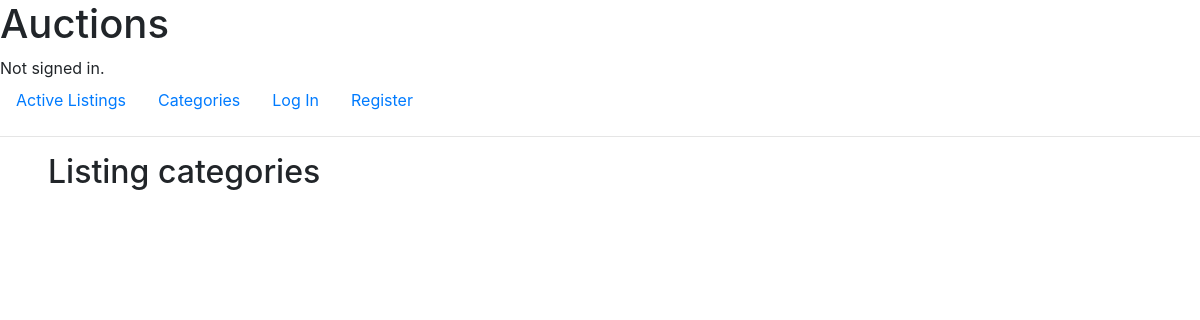
/categories, run on an earlier commit of the app's database.
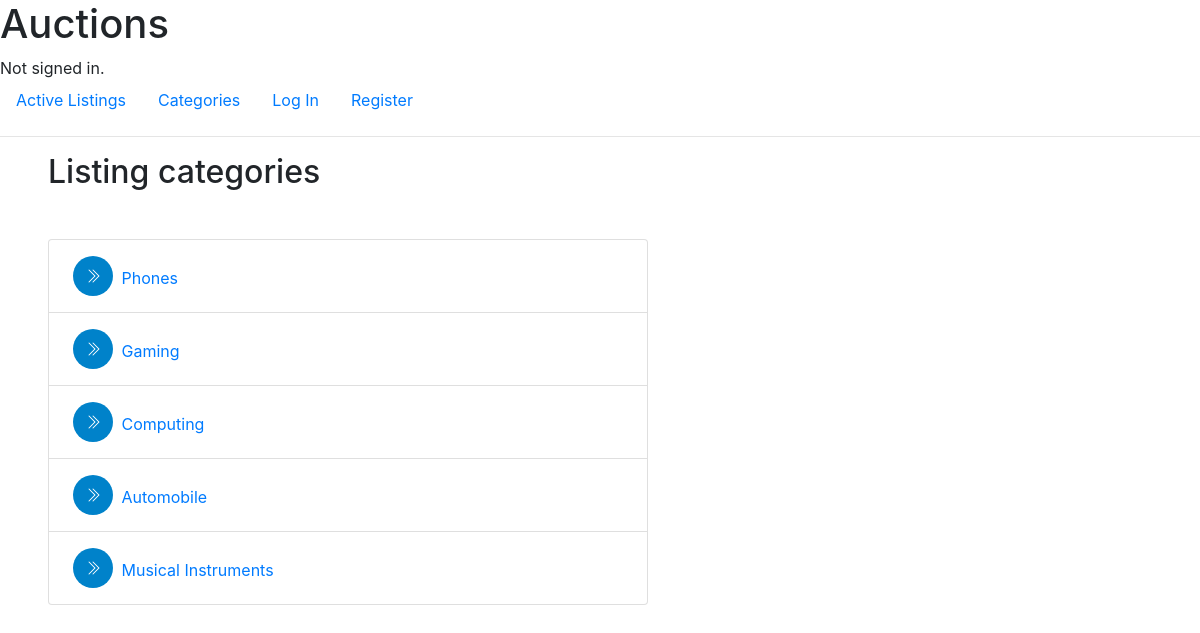
And on a later commit of the database.
### auctions/models.py (models this page shows, shortened)
class Category(models.Model):
    categoryName = models.CharField(max_length=64)

### auctions/views.py (the view)
# urls.py: path("categories", views.displayCategories, name="categories"),
def displayCategories(request):
    categories = Category.objects.all()
    context = {'categories': categories}
    return render(request, "auctions/category.html", context)

### auctions/templates/auctions/category.html (shortened to what this page needs)
{% extends "auctions/layout.html" %}
{% load static %}
{% block body %}
<h2 class="w-50 mx-5 mb-5">Listing categories</h2>
<ul class="list-group w-50 mx-5">
    {% for category in categories %}
        <div class="list-group-item">
            <span class="d-inline-flex align-items-center justify-content-center text-white rounded-circle m-1 me-2" style="background-color: #0082ca; width: 40px; height: 40px;">
            </span>
            <a href="/categories/{{ category.categoryName }}">{{ category.categoryName}}</a>
        </div>
    {% endfor %}
</ul>
{% endblock %}

### auctions/templates/auctions/layout.html (shortened to what this page needs)
{% load static %}
<!DOCTYPE html>
<html lang="en">
    <head>
        <link rel="stylesheet" href="https://stackpath.bootstrapcdn.com/bootstrap/4.4.1/css/bootstrap.min.css">
        <link href="{% static 'auctions/styles.css' %}" rel="stylesheet">
    </head>
    <body>
        <h1>Auctions</h1>
        <div>
            {% if user.is_authenticated %}
                Signed in as <strong>{{ user.username }}</strong>.
            {% else %}
                Not signed in.
            {% endif %}
        </div>
        <ul class="nav">
            <li class="nav-item">
                <a class="nav-link" href="{% url 'index' %}">Active Listings</a>
            </li>
            <li class="nav-item">
                <a class="nav-link" href="{% url 'categories' %}">Categories</a>
            </li>
            {% if user.is_authenticated %}
            <li class="nav-item">
                <a class="nav-link" href="{% url 'watchlist' %}">Watchlist</a>
            </li>
                <li class="nav-item">
                    <a class="nav-link" href="{% url 'create' %}">Create Listing</a>
                </li>
                <li class="nav-item">
                    <a class="nav-link" href="{% url 'logout' %}">Log Out</a>
                </li>
            {% else %}
                <li class="nav-item">
                    <a class="nav-link" href="{% url 'login' %}">Log In</a>
                </li>
                <li class="nav-item">
                    <a class="nav-link" href="{% url 'register' %}">Register</a>
                </li>
            {% endif %}
        </ul>
        <hr>
        {% block body %}
        {% endblock %}
    </body>
</html>

What changed in the data, as far as the page shows it:
added Category: categoryName "Phones"
added Category: categoryName "Gaming"
added Category: categoryName "Computing"
added Category: categoryName "Automobile"
added Category: categoryName "Musical Instruments"
